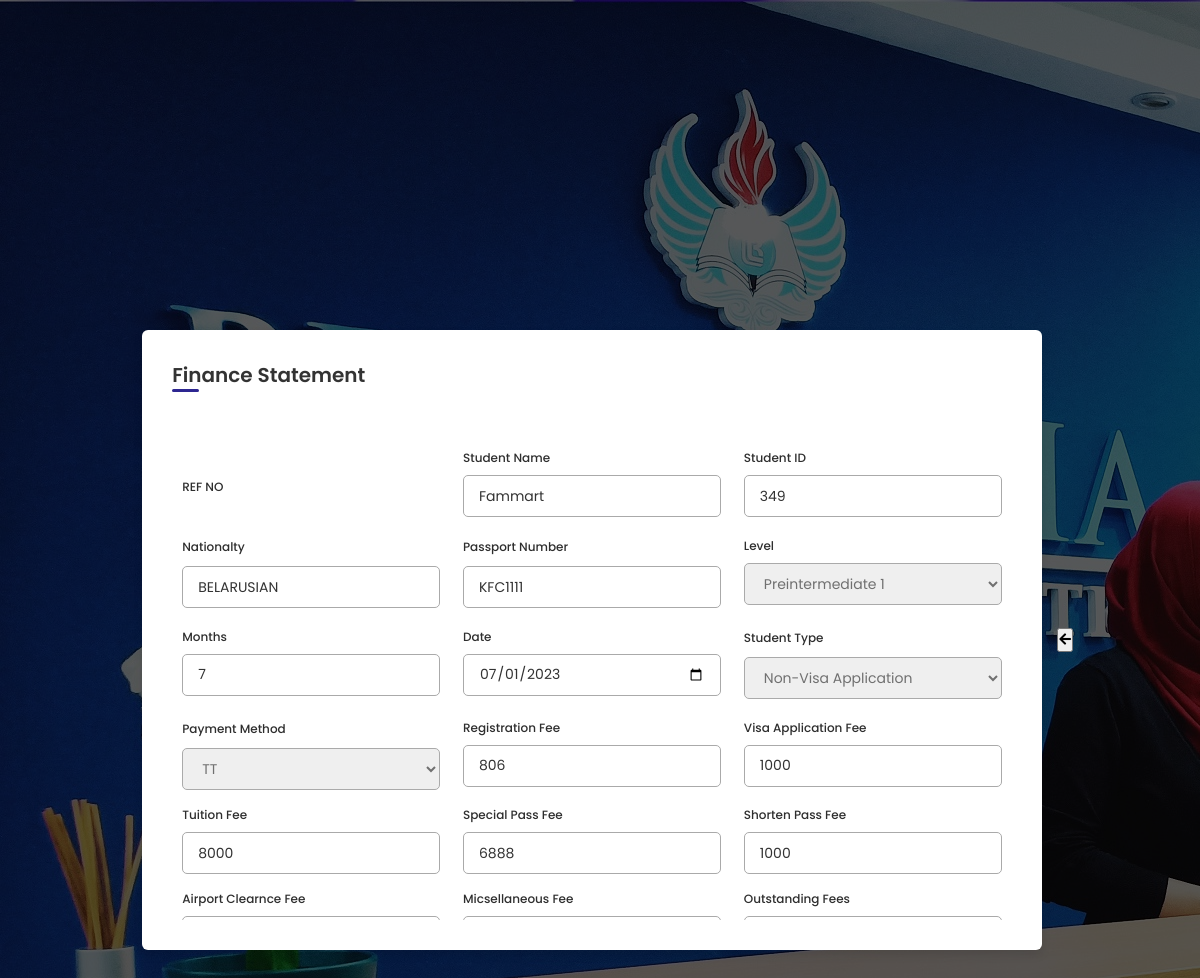
The page /accountingedit1.php?accountingedit=3313 (signed in) on the database its author committed.
### tables this page shows
CREATE TABLE `accounting` (
  `Ref` varchar(50) DEFAULT NULL,
  `studentName` varchar(45) DEFAULT NULL,
  `studentID` int(11) NOT NULL,
  `studentNationality` varchar(45) DEFAULT NULL,
  `studentPassportNo` varchar(45) DEFAULT NULL,
  `intake` varchar(50) NOT NULL,
  `Level` varchar(50) NOT NULL,
  `RegistrationFee` int(255) DEFAULT NULL,
  `VisaFee` int(255) DEFAULT NULL,
  `TuitionFee` int(255) DEFAULT NULL,
  `SpecialPass` int(255) DEFAULT NULL,
  `ShortenFee` int(255) DEFAULT NULL,
  `ACFee` int(255) DEFAULT NULL,
  `MFee` int(255) DEFAULT NULL,
  `StudentType` varchar(255) DEFAULT NULL,
  `TotalFees` int(11) NOT NULL,
  `PaidFees` int(11) NOT NULL,
  `OutFees` int(11) NOT NULL,
  `PaymentM` varchar(50) NOT NULL,
  `AmountIn` int(11) NOT NULL,
  `AmountOut` int(11) NOT NULL,
  `RefundType` text NOT NULL,
  `Date` date NOT NULL,
  `Months` int(11) NOT NULL,
  `Rref` int(11) DEFAULT NULL,
  `PaidAmount` varchar(50) NOT NULL,
  `PaymentOf` varchar(50) NOT NULL,
  `PaidInNumber` int(11) NOT NULL,
  `Reason` text NOT NULL,
  `TotalRefund` int(11) NOT NULL,
  `RefundM` text DEFAULT NULL,
  `RDate` date DEFAULT NULL,
  `RefundRef` int(100) DEFAULT NULL,
  `ID` int(11) NOT NULL
);

### accountingedit1.php (the view, shortened to what this page needs)
<?php
$host="localhost";
$user="root";
$password="";
$db="management_system";
?>
<!DOCTYPE html>
<html lang="en">
<head>
    <link rel="stylesheet" href="AdmissionNew.css">
    <link rel="stylesheet" href="https://unicons.iconscout.com/release/v4.0.0/css/line.css">
    <link rel="stylesheet" href="https://cdnjs.cloudflare.com/ajax/libs/font-awesome/5.15.3/css/all.min.css">
</head>
<body>
<div class="overlay">
    <div class="container">
        <header>Finance Statement</header>
        <form action="#" method="POST">
<?php
$connection=mysqli_connect($host,$user,$password,$db);
if (isset($_GET['accountingedit'])){
    $AcEdit=$_GET['accountingedit'];
  $select="select * from accounting where Ref='".$AcEdit."'";
  $result=mysqli_query($connection,$select);
  $info=$result->fetch_assoc();
}
?>
            <div class="form first">
                <div class="details personal">
                    <div class="fields">
                    <div class="input-field">
                        <label>REF NO</label>
                        </div>
                        <div class="input-field">
                            <label>Student Name</label>
                            <input type="text" required name="studentName" value="<?php echo"{$info['studentName']}";?>">
                        </div>
                        <div class="input-field">
                            <label>Student ID</label>
                            <input type="text"required name="studentID" value="<?php echo"{$info['studentID']}";?>">
                        </div>
                        <div class="input-field">
                        <div><label>Nationalty</label></div>
                         <input type="text" required name="studentNationality" value="<?php echo"{$info['studentNationality']}";?>">
                        </div>
                        <div class="input-field">
                        <div><label>Passport Number</label></div>
                         <input type="text" required name="studentPassportNo" value="<?php echo"{$info['studentPassportNo']}";?>">
                        </div>
                        <div class="input-field">
                            <label>Level</label>
                            <select required name="Level">
                                    <option <?php if ($info['Level'] == 'Preintermediate 1') echo 'selected'; ?>>
                                        Preintermediate 1</option>
                                </select>
                        </div>
                        <div class="input-field">
                            <label>Months</label>
                            <input type="text"required name= "Months" value="<?php echo"{$info['Months']}";?>">
                        </div>
                        <div class="input-field">
                            <label>Date</label>
                            <input type="date"name= "Date" onkeypress="return onlyNumberKey(event)" maxlength="11" size="50%" value="<?php echo"{$info['Date']}";?>">
                        </div>
                        <div class="input-field">
                           <div><label>Student Type</label></div>
                            <Select required name= "StudentType">
                            <option <?php if($info['StudentType'] == 'Non-Visa Application') echo 'selected'; ?>>Non-Visa Application</option>
                        </select>
                        </div>
                        <div class="input-field">
                           <div><label>Payment Method</label></div>
                            <Select required name= "PaymentM">
                            <option <?php if($info['PaymentM'] == 'TT') echo 'selected'; ?>>TT</option>
                        </select>
                        </div>
                        <div class="input-field">
                            <label>Registration Fee</label>
                            <input type="text"required name= "RegistrationFee" value="<?php echo"{$info['RegistrationFee']}";?>">
                        </div>
                        <div class="input-field">
                            <label>Visa Application Fee</label>
                            <input type="text"required name= "VisaFee" value="<?php echo"{$info['VisaFee']}";?>">
                        </div>
                        <div class="input-field">
                            <label>Tuition Fee</label>
                            <input type="text"required name= "TuitionFee" value="<?php echo"{$info['TuitionFee']}";?>">
                        </div>
                        <div class="input-field">
                            <label>Special Pass Fee</label>
                            <input type="text"required name= "SpecialPass" value="<?php echo"{$info['SpecialPass']}";?>">
                        </div>
                        <div class="input-field">
                            <label>Shorten Pass Fee</label>
                            <input type="text"required name= "ShortenFee" value="<?php echo"{$info['ShortenFee']}";?>">
                        </div>
                        <div class="input-field">
                            <label>Airport Clearnce Fee</label>
                            <input type="text"required name= "ACFee" value="<?php echo"{$info['ACFee']}";?>">
                        </div>
                        <div class="input-field">
                            <label>Micsellaneous Fee</label>
                            <input type="text"required name= "MFee" value="<?php echo"{$info['MFee']}";?>">
                        </div>
                        <div class="input-field">
                            <label>Outstanding Fees</label>
                            <input type="number"required name= "OutFees" onkeypress="return onlyNumberKey(event)" maxlength="11" size="50%" value="<?php echo"{$info['OutFees']}";?>">
                        </div>
                    </div>
                    </div>
                </div>
            </div>
        <button class="submit" onclick="location.href='Accounting1.php'"> <i class="fas fa-arrow-left"></i> </button>
    </div>
</body>
</html>

### AdmissionNew.css (style rules this page uses)
* { margin: 0; padding: 0; box-sizing: border-box; font-family: 'Poppins', sans-serif; }
body { min-height: 100vh; display: flex; align-items: center; justify-content: center; background: #ffffff; background-image: url('brit.jpg'); }
.overlay { position: absolute; top: 0; left: 0; width: 100%; height: 100%; background-color: rgba(0, 0, 0, 0.644); display: flex; justify-content: center; align-items: center; }
.container { max-width: 400px; width: 100%; padding: 30px; border-radius: 30px; }
.container { position: relative; max-width: 900px; width: 100%; border-radius: 6px; padding: 30px; margin: 0 15px; background-color: #fff; box-shadow: 0 5px 10px rgba(0,0,0,0.1); }
.container header { position: relative; font-size: 20px; font-weight: 600; color: #333; }
.container header::before { content: ""; position: absolute; left: 0; bottom: -2px; height: 3px; width: 27px; border-radius: 8px; background-color: #2d2691; }
.container form { position: relative; margin-top: 40px; min-height: 490px; background-color: #fff; overflow-x: hidden; height: 100px; overflow-y: scroll; }
.container form .form { position: absolute; background-color: #fff; transition: 0.3s ease; padding: 15px 10px 15px 10px; }
.container form .fields { display: flex; align-items: center; justify-content: space-between; flex-wrap: wrap; }
form .fields .input-field { display: flex; width: calc(100% / 3 - 15px); flex-direction: column; margin: 4px 0; }
.input-field label { font-size: 12px; font-weight: 500; color: #2e2e2e; }
.input-field input, select { outline: none; font-size: 14px; font-weight: 400; color: #333; border-radius: 5px; border: 1px solid #aaa; padding: 0 15px; height: 42px; margin: 8px 0; }
.input-field select, .input-field input[type="date"] { color: #707070; }
.input-field input[type="date"]:valid { color: #333; }

### rows shown on the page
accounting: studentName "Fammart", studentID "349", studentNationality "BELARUSIAN", studentPassportNo "KFC1111", Level "Preintermediate 1", Months "7", Date "07/01/2023", StudentType "Non-Visa Application", PaymentM "TT", RegistrationFee "806", VisaFee "1000", TuitionFee "8000", SpecialPass "6888", ShortenFee "1000", ACFee "150", MFee "23", OutFees "0"
